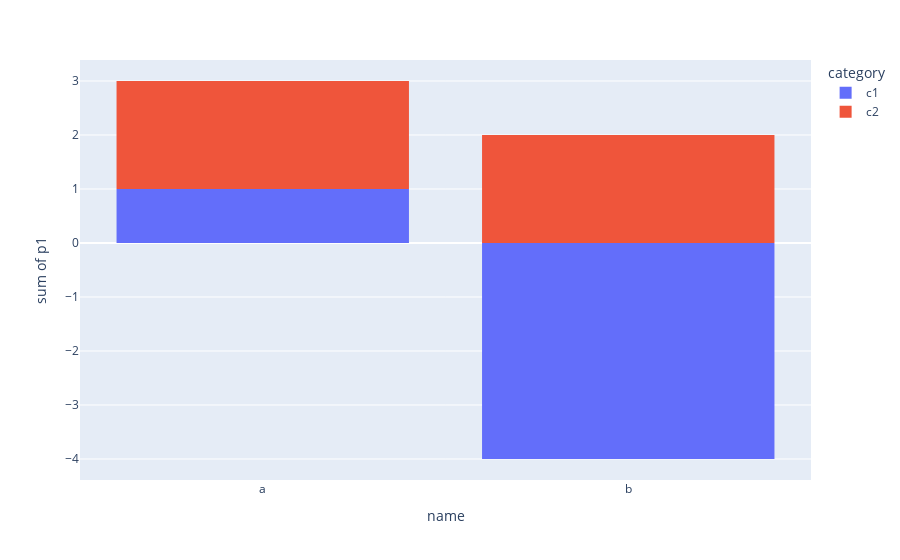

Write notebook code for a chart like this one.
### Code cell
px.histogram(df, x="name", y="p1",
             color='category')

### Figure 1 — Plotly figure (JSON) as saved in the notebook; plotly's stock layout.template omitted (floating-point values rounded to 4 significant figures)
{"data": [{"alignmentgroup": "True", "bingroup": "x", "histfunc": "sum", "hovertemplate": "category=c1<br>name=%{x}<br>sum of p1=%{y}<extra></extra>", "legendgroup": "c1", "marker": {"color": "#636efa", "pattern": {"shape": ""}}, "name": "c1", "offsetgroup": "c1", "orientation": "v", "showlegend": true, "type": "histogram", "x": ["a", "b", "b"], "xaxis": "x", "y": [1, -3, -1], "yaxis": "y"}, {"alignmentgroup": "True", "bingroup": "x", "histfunc": "sum", "hovertemplate": "category=c2<br>name=%{x}<br>sum of p1=%{y}<extra></extra>", "legendgroup": "c2", "marker": {"color": "#EF553B", "pattern": {"shape": ""}}, "name": "c2", "offsetgroup": "c2", "orientation": "v", "showlegend": true, "type": "histogram", "x": ["b", "a", "a"], "xaxis": "x", "y": [2, 4, -2], "yaxis": "y"}], "layout": {"autosize": true, "barmode": "relative", "legend": {"title": {"text": "category"}, "tracegroupgap": 0}, "margin": {"t": 60}, "xaxis": {"anchor": "y", "autorange": true, "domain": [0, 1], "range": [-0.5, 1.5], "title": {"text": "name"}, "type": "category"}, "yaxis": {"anchor": "x", "autorange": true, "domain": [0, 1], "range": [-4.389, 3.389], "title": {"text": "sum of p1"}, "type": "linear"}}}
